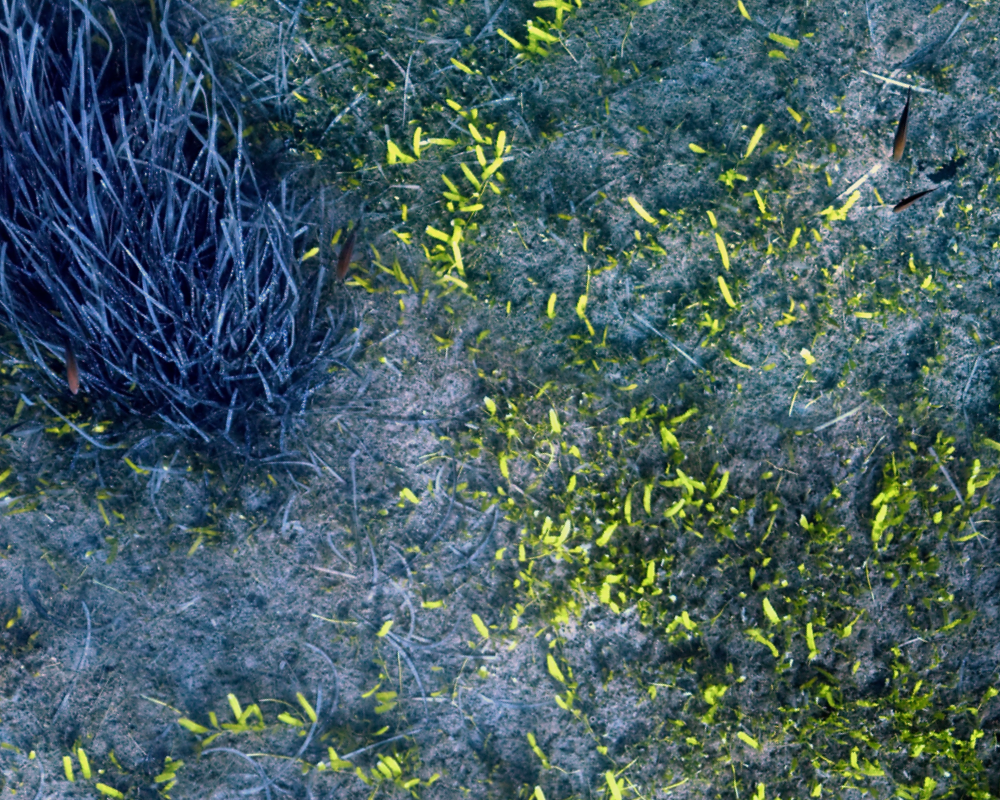
#> input picture image fond ifremer.tif, 1000 x 800 px
$ python TP3.py
#> lines starting #> are read from the running program, lines starting #| are printed output that depends on the picture
import scipy.io as sio
import numpy as np
import cv2
import matplotlib.pyplot as plt

###################################

def histogramme(img):
    h=np.zeros(256,dtype=int)
    dim=img.shape
    for i in range(dim[0]):
        for j in range(dim[1]):
            val=img[i,j]
            h[val]+=1
    return h

# [45 lines left out: functions classif_ED, classif_SAM, not called in this run]


###################################

image = cv2.imread("image fond ifremer.tif")
#> image is the input picture: shape (800, 1000, 3); mean B, G, R 99.1, 93.9, 68.8
print(image.shape)
#| (800, 1000, 3)

cv2.imshow("image",image)
cv2.waitKey(0)

################################

R=image[:,:,0]
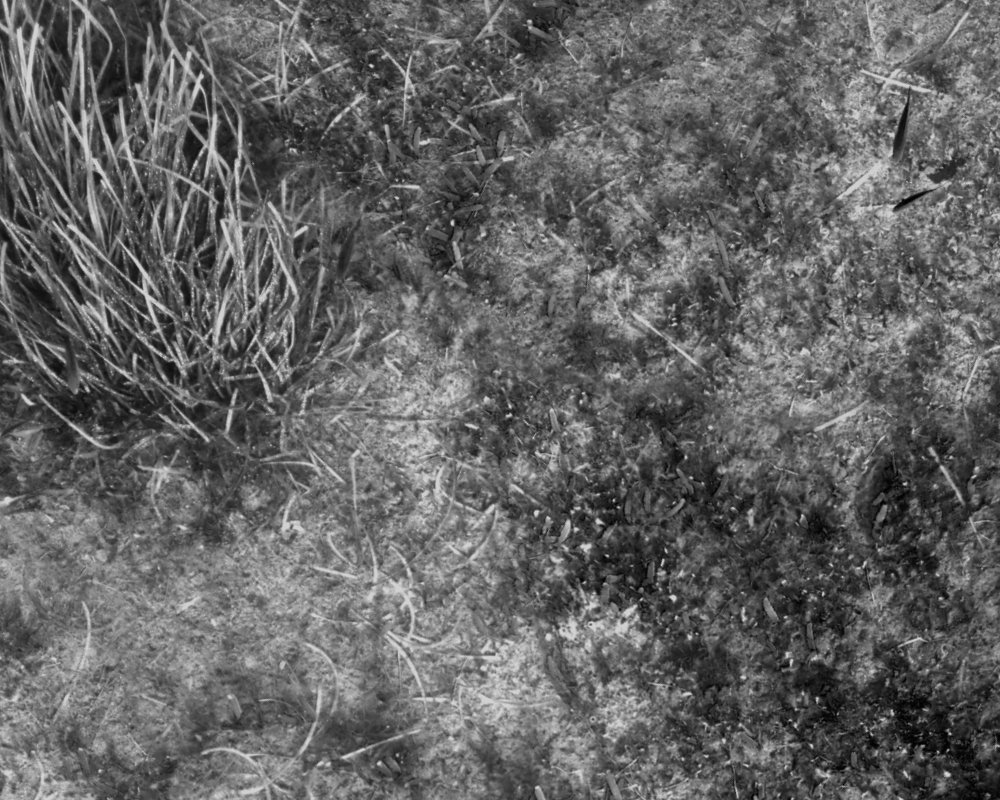
#> R: shape (800, 1000); min 0, max 212, mean 99.1
V=image[:,:,1]
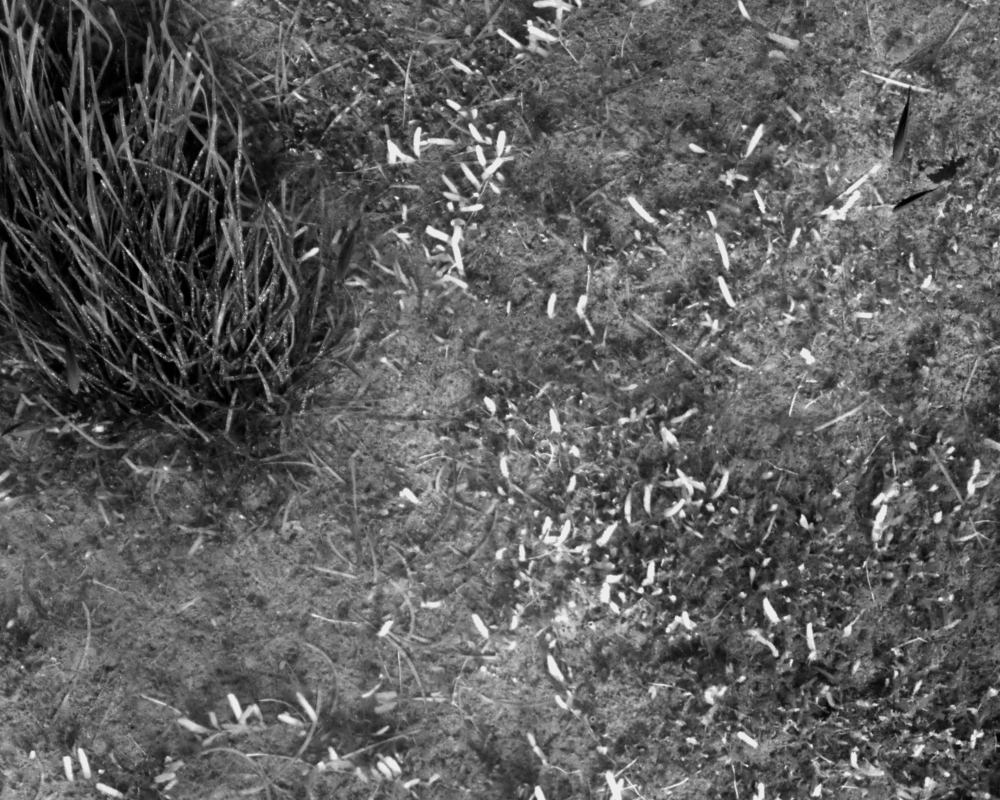
#> V: shape (800, 1000); min 0, max 239, mean 93.9
B=image[:,:,2]
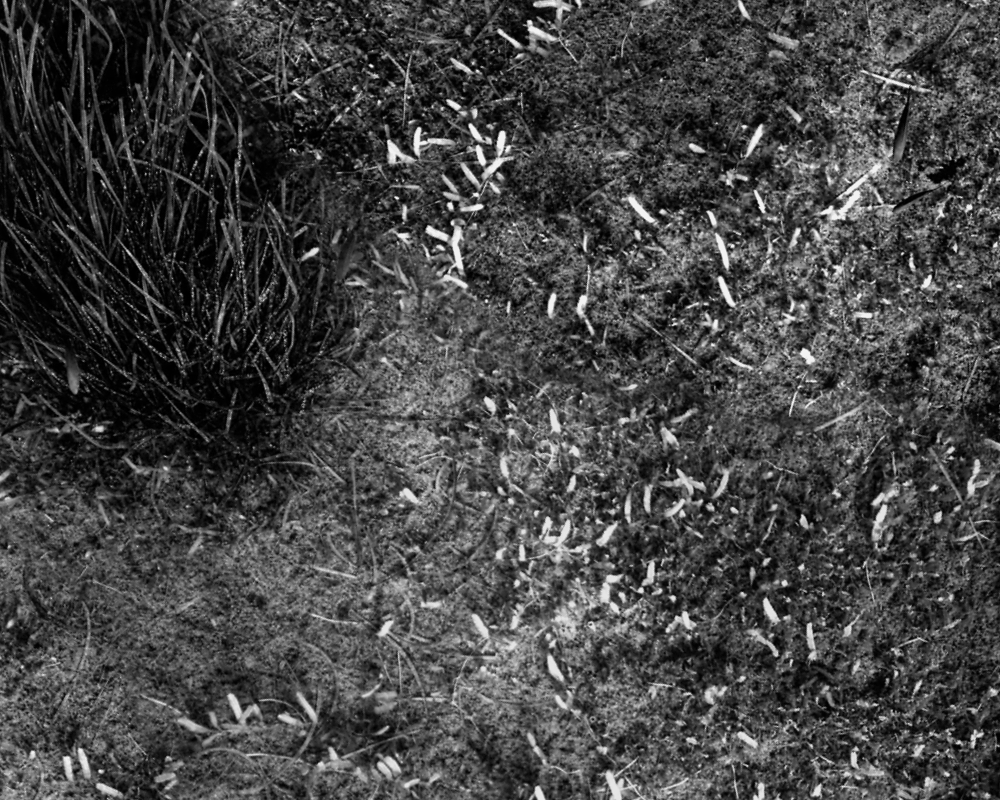
#> B: shape (800, 1000); min 0, max 245, mean 68.8
bandes=[R,V,B]
noms=['Rouge','Vert','Bleu']

plt.figure(figsize=(12,8))
for i in range(3):
    plt.subplot(2,3,i+1)
    plt.imshow(bandes[i],cmap='gray')
    plt.title(noms[i])
    h =histogramme(bandes[i])

    plt.subplot(2,3,i+4)
    plt.bar(range(256),h)
    plt.title(f"Histo{noms[i]}")
    plt.xlim([0,255])
plt.tight_layout()
plt.show()
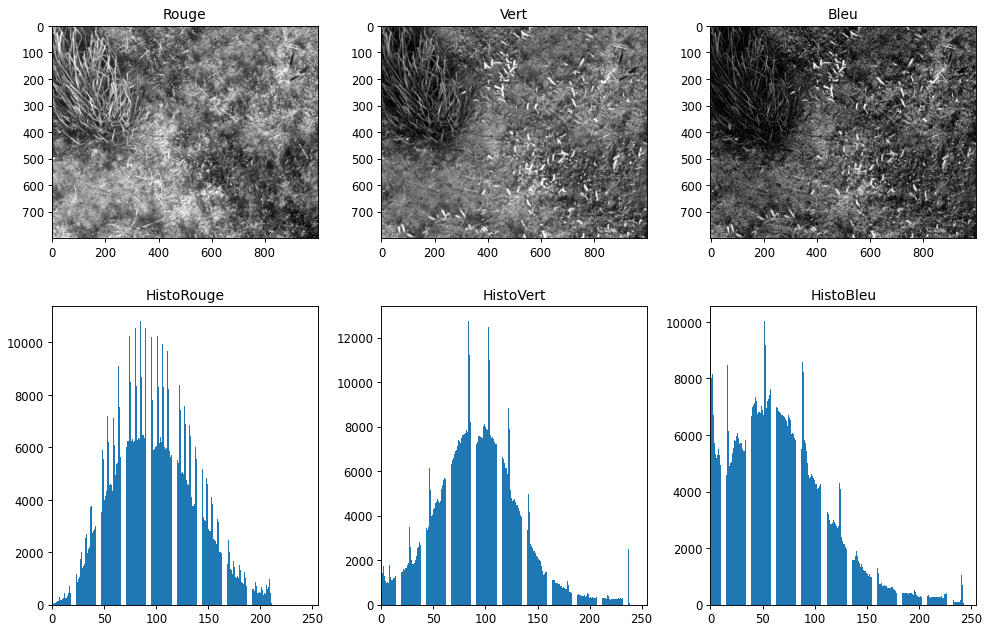
#> figure drawn by matplotlib, 6 panels; panel 2: tallest bar 10832 high, from x = 84.6 to 85.4; panel 4: tallest bar 12769 high, from x = 83.6 to 84.4; panel 6: tallest bar 10042 high, from x = 51.6 to 52.4

##########################"######

classes=["Sable","Posidonie","Caulerpa"]
couleurs = {"Sable":"yellow","Posidonie":"blue","Caulerpa":"lime"}
moyennes={}

for n in classes:
#> (the run stopped early here; a loop or call above may not have finished)
